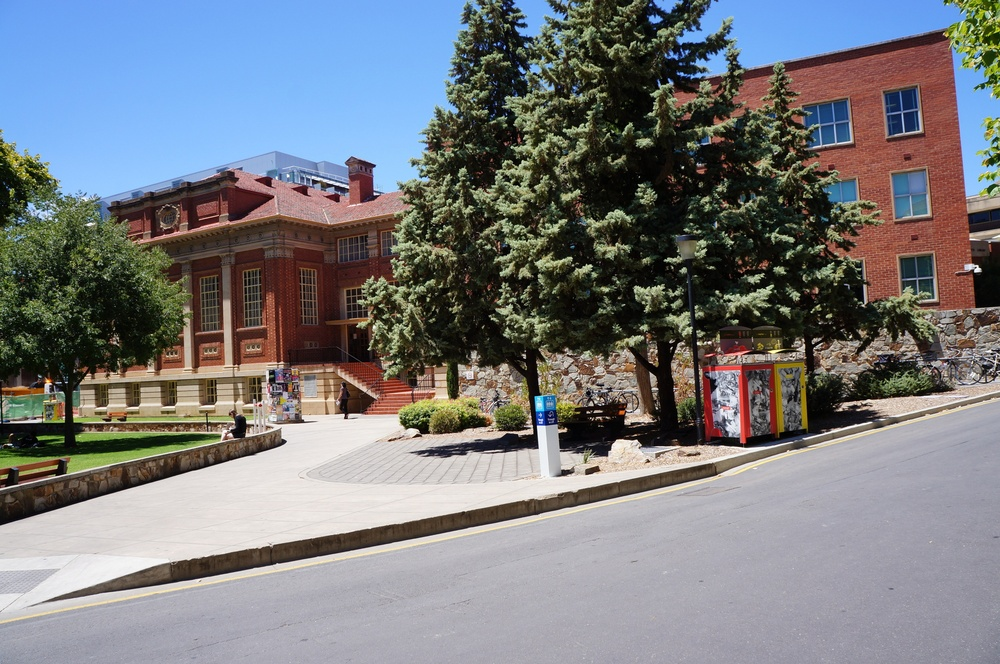
//> input picture test/images/DSC02931.JPG, 1000 x 664 px, shrunk from 2000 x 1329 before the run
$ ./panorama test/images/DSC02931.JPG test/images/P1010517.JPG   (built with g++ and OpenCV 4)
//> lines starting //> are read from the running program, lines starting //| are printed output that depends on the picture
#include <iostream>
#include <opencv2/opencv.hpp>
#include <vector>

using KeyPoints = std::vector<cv::KeyPoint>;
using Matches = std::vector<cv::DMatch>;

/**
 * @brief Фильтрация совпадений по правилу Лоу (Lowe's ratio test).
 * @param knnMatches Вектор списков совпадений, где каждый список содержит k
 * ближайших совпадений.
 * @param ratio Пороговое значение для фильтрации (по умолчанию 0.7).
 * @return Matches Отфильтрованные хорошие совпадения.
 */
Matches filterMatchesLowe(
    const std::vector<std::vector<cv::DMatch>> &knnMatches,
    float ratio = 0.5f) {
  Matches goodMatches;
  for (const auto &m : knnMatches) {
    if (m.size() >= 2 && m[0].distance < ratio * m[1].distance) {
      goodMatches.push_back(m[0]);
    }
  }
  return goodMatches;
}

/**
 * @brief Извлекает пары соответствующих точек из ключевых точек и совпадений.
 * @param matches Совпадения между двумя наборами ключевых точек.
 * @param kp1 Ключевые точки первого изображения.
 * @param kp2 Ключевые точки второго изображения.
 * @param pts1 Вектор для записи точек первого изображения (выходной параметр).
 * @param pts2 Вектор для записи точек второго изображения (выходной параметр).
 */
void extractMatchedPoints(const Matches &matches, const KeyPoints &kp1,
                          const KeyPoints &kp2, std::vector<cv::Point2f> &pts1,
                          std::vector<cv::Point2f> &pts2) {
  for (const auto &match : matches) {
    pts1.push_back(kp1[match.queryIdx].pt);
    pts2.push_back(kp2[match.trainIdx].pt);
  }
}

/**
 * @brief Построение панорамы из двух изображений с использованием гомографии.
 * @param img1 Первое изображение.
 * @param img2 Второе изображение.
 * @param H Матрица гомографии, отображающая img2 в систему координат img1.
 * @return Итоговое изображение-панорама.
 */
// [69 lines left out: function buildPanorama, not called in this run]

/**
 * @brief Сохраняет визуализации ключевых точек и совпадений для двух
 * изображений.
 * @param img1 Первое изображение.
 * @param img2 Второе изображение.
 * @param kp1 Ключевые точки первого изображения.
 * @param kp2 Ключевые точки второго изображения.
 * @param matches Совпадения между ключевыми точками.
 * @param detectorName Имя используемого детектора (для формирования имени
 * файлов).
 */
void saveVisualization(const cv::Mat &img1, const cv::Mat &img2,
                       const std::vector<cv::KeyPoint> &kp1,
                       const std::vector<cv::KeyPoint> &kp2,
                       const std::vector<cv::DMatch> &matches,
                       const std::string &detectorName) {
  cv::Mat img1_kp;
  cv::drawKeypoints(img1, kp1, img1_kp, cv::Scalar::all(-1),
                    cv::DrawMatchesFlags::DRAW_RICH_KEYPOINTS);
  std::string file1 = "Keypoints Image 1 (" + detectorName + ").png";
  cv::imwrite(file1, img1_kp);
  std::cout << "Saved keypoints visualization for Image 1 as: " << file1
            << std::endl;

  cv::Mat img2_kp;
  cv::drawKeypoints(img2, kp2, img2_kp, cv::Scalar::all(-1),
                    cv::DrawMatchesFlags::DRAW_RICH_KEYPOINTS);
  std::string file2 = "Keypoints Image 2 (" + detectorName + ").png";
  cv::imwrite(file2, img2_kp);
  std::cout << "Saved keypoints visualization for Image 2 as: " << file2
            << std::endl;

  cv::Mat matches_img;
  cv::drawMatches(img1, kp1, img2, kp2, matches, matches_img);
  std::string file3 = "Matches " + detectorName + ".png";
  cv::imwrite(file3, matches_img);
  std::cout << "Saved matches visualization as: " << file3 << std::endl;
}

/**
 * @brief Создает панораму из двух изображений с использованием заданного детектора признаков.
 *
 * Выполняет следующие шаги:
 * - Детектирует ключевые точки и вычисляет дескрипторы на двух серых изображениях.
 * - Сопоставляет дескрипторы с помощью BFMatcher и фильтрует хорошие совпадения по критерию Лоу.
 * - Извлекает координаты совпавших ключевых точек.
 * - Строит гомографию методом RANSAC и, если она корректна, формирует панораму.
 * - Сохраняет полученную панораму в файл.
 * - Выводит визуализацию ключевых точек и совпадений.
 *
 * @param detector Указатель на объект детектора и дескриптора признаков (например, SIFT или ORB).
 * @param gray1 Первое входное изображение в оттенках серого.
 * @param gray2 Второе входное изображение в оттенках серого.
 * @param img1 Первое входное цветное изображение.
 * @param img2 Второе входное цветное изображение.
 * @param methodName Имя используемого метода (например, "SIFT", "ORB") для сообщений и визуализации.
 * @param normType Тип нормы для BFMatcher (например, cv::NORM_L2 для SIFT, cv::NORM_HAMMING для ORB).
 * @param outputFilename Имя файла для сохранения результата панорамы.
 */
void createPanorama(const cv::Ptr<cv::Feature2D> &detector,
                    const cv::Mat &gray1, const cv::Mat &gray2,
                    const cv::Mat &img1, const cv::Mat &img2,
                    const std::string &methodName, int normType,
                    const std::string &outputFilename) {
  // Ключевые точки и дескрипторы
  KeyPoints kp1, kp2;
  cv::Mat des1, des2;
  detector->detectAndCompute(gray1, cv::noArray(), kp1, des1);
  detector->detectAndCompute(gray2, cv::noArray(), kp2, des2);

  // Сопоставление дескрипторов
  cv::BFMatcher matcher(normType);
  std::vector<std::vector<cv::DMatch>> knnMatches;
  matcher.knnMatch(des1, des2, knnMatches, 2);

  Matches matches = filterMatchesLowe(knnMatches);

  // Извлечение точек
  std::vector<cv::Point2f> pts1, pts2;
  extractMatchedPoints(matches, kp1, kp2, pts1, pts2);

  // Построение гомографии и панорамы
  if (pts1.size() >= 4) {
    std::vector<uchar> mask;
    cv::Mat H = cv::findHomography(pts2, pts1, cv::RANSAC, 5.0, mask);
    if (!H.empty()) {
      cv::Mat panorama = buildPanorama(img1, img2, H);
      cv::imwrite(outputFilename, panorama);
      std::cout << "Saved " << methodName << " panorama as: " << outputFilename
                << std::endl;
    }
  }
  else std::cerr << "Not enough matches to compute homography.\n";


  // Визуализация
  saveVisualization(img1, img2, kp1, kp2, matches, methodName);
}

int main(int argc, char *argv[]) {
  if (argc < 3) {
    std::cerr << "Usage: " << argv[0] << " <image1> <image2>\n";
    return -1;
  }

  cv::Mat img1 = cv::imread(argv[1]);
//> img1 is the input picture: 664 rows x 1000 cols, CV_8UC3; mean B, G, R 125.6, 122, 119.8
  cv::Mat img2 = cv::imread(argv[2]);
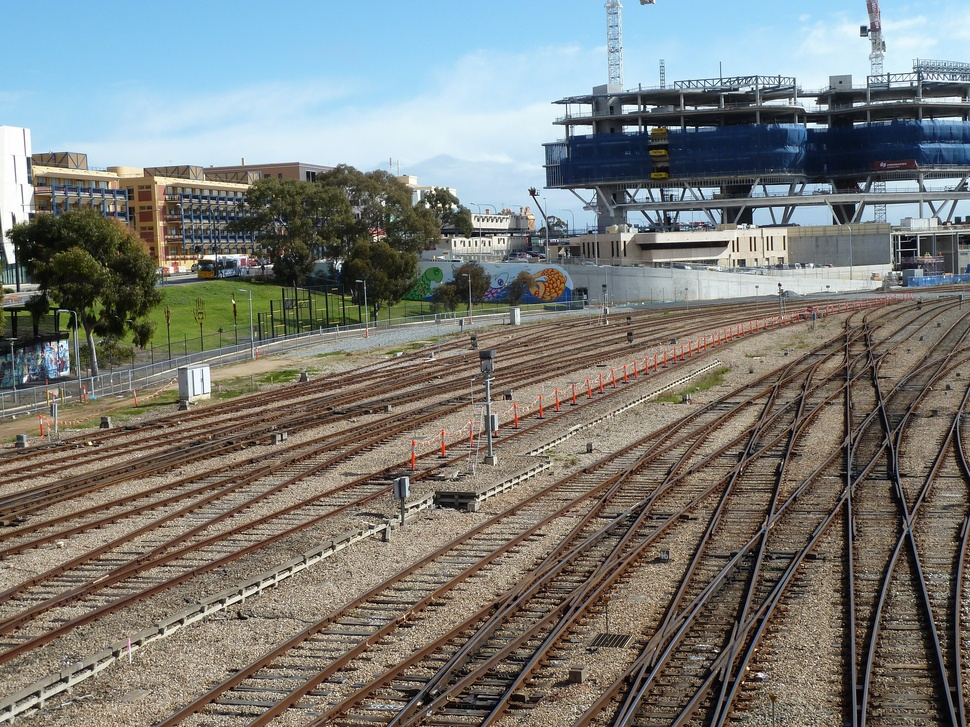
//> input picture test/images/P1010517.JPG, 970 x 727 px, shrunk from 2000 x 1500 before the run
//> img2 is the input picture: 727 rows x 970 cols, CV_8UC3; mean B, G, R 120.2, 124.1, 122.2
  if (img1.empty() || img2.empty()) {
    std::cerr << "Failed to load images.\n";
    return -1;
  }

  cv::Mat gray1, gray2;
  cv::cvtColor(img1, gray1, cv::COLOR_BGR2GRAY);
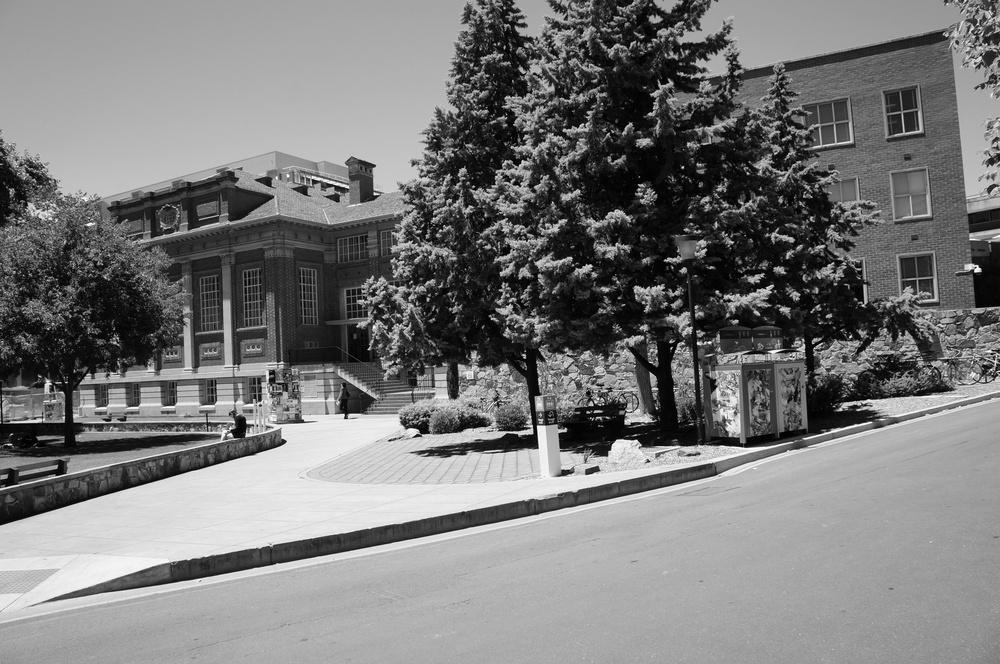
//> gray1: 664 rows x 1000 cols, CV_8UC1; min 0, max 255, mean 121.7
  cv::cvtColor(img2, gray2, cv::COLOR_BGR2GRAY);
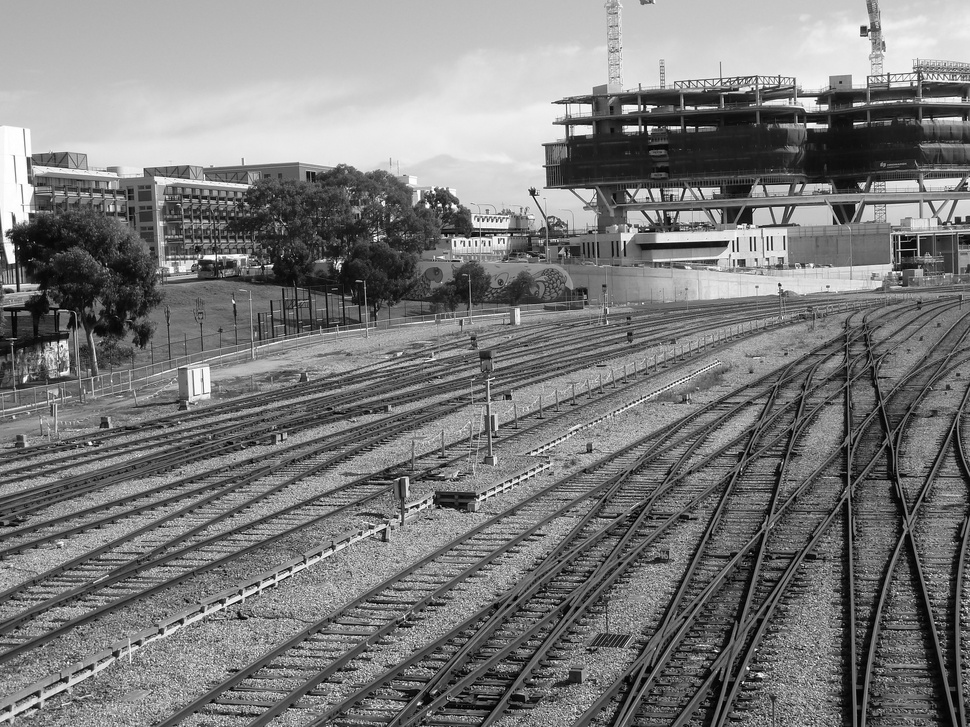
//> gray2: 727 rows x 970 cols, CV_8UC1; min 0, max 255, mean 123.1

  createPanorama(cv::ORB::create(), gray1, gray2, img1, img2, "ORB",
                 cv::NORM_HAMMING, "panorama_ORB.png");
//> in createPanorama, `detector->detectAndCompute(gray1, cv::noArray(), kp1, des1);`: kp1 = 500 keypoints; strongest (x, y, size): (532, 431, 37.2), (530, 432, 53.6), (285, 441, 31), (537, 427, 31)
//> in createPanorama, `detector->detectAndCompute(gray2, cv::noArray(), kp2, des2);`: kp2 = 500 keypoints; strongest (x, y, size): (648, 126, 37.2), (642, 107, 31), (647, 106, 31), (807, 124, 31)
//> in createPanorama, `matcher.knnMatch(des1, des2, knnMatches, 2);`: knnMatches = 500 matches
//> after the loop in filterMatchesLowe, `for (const auto &m : knnMatches)`: goodMatches = 0 matches
//> in saveVisualization, `cv::drawMatches(img1, kp1, img2, kp2, matches, matches_img);`:
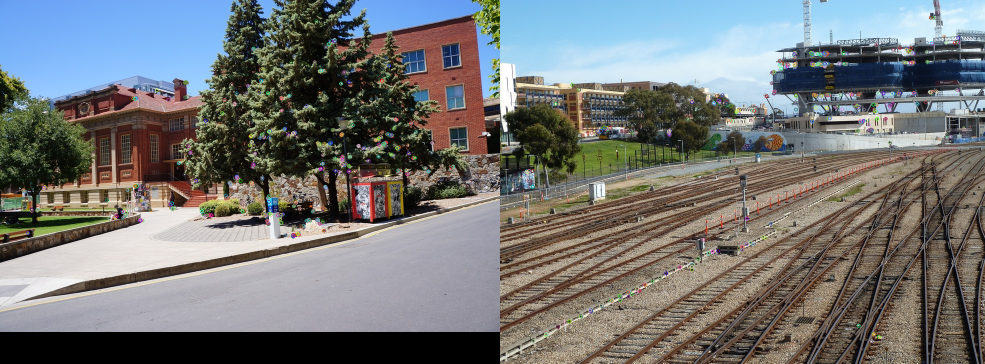
//> matches_img: 727 rows x 1970 cols, CV_8UC3 (shown at 1/2 size); mean B, G, R 117.6, 117.8, 115.8
  createPanorama(cv::SIFT::create(), gray1, gray2, img1, img2, "SIFT",
                 cv::NORM_L2, "panorama_SIFT.png");
//> in createPanorama (call 2), `detector->detectAndCompute(gray1, cv::noArray(), kp1, des1);`: kp1 = 5328 keypoints; strongest (x, y, size): (850, 337, 1.8), (978, 270, 4.1), (698, 343, 2.2), (709, 342, 2.1)
//> in createPanorama (call 2), `detector->detectAndCompute(gray2, cv::noArray(), kp2, des2);`: kp2 = 7039 keypoints; strongest (x, y, size): (779, 285, 2.1), (440, 205, 2.4), (11, 259, 6.4), (90, 443, 2.2)
//> in createPanorama (call 2), `matcher.knnMatch(des1, des2, knnMatches, 2);`: knnMatches = 5328 matches
//> call 2 of saveVisualization, with detectorName = "SIFT"
//> in saveVisualization (call 2), `cv::drawKeypoints(img1, kp1, img1_kp, cv::Scalar::all(-1), cv::DrawMat..`:
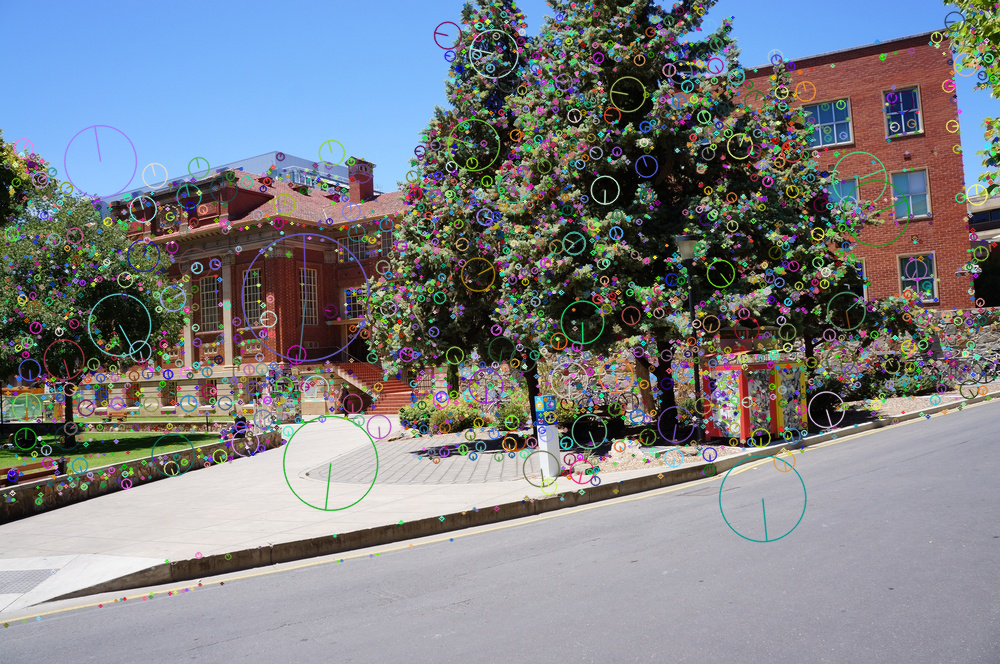
//> img1_kp: 664 rows x 1000 cols, CV_8UC3; mean B, G, R 131.6, 126.8, 123.7
//> in saveVisualization (call 2), `cv::drawKeypoints(img2, kp2, img2_kp, cv::Scalar::all(-1), cv::DrawMat..`:
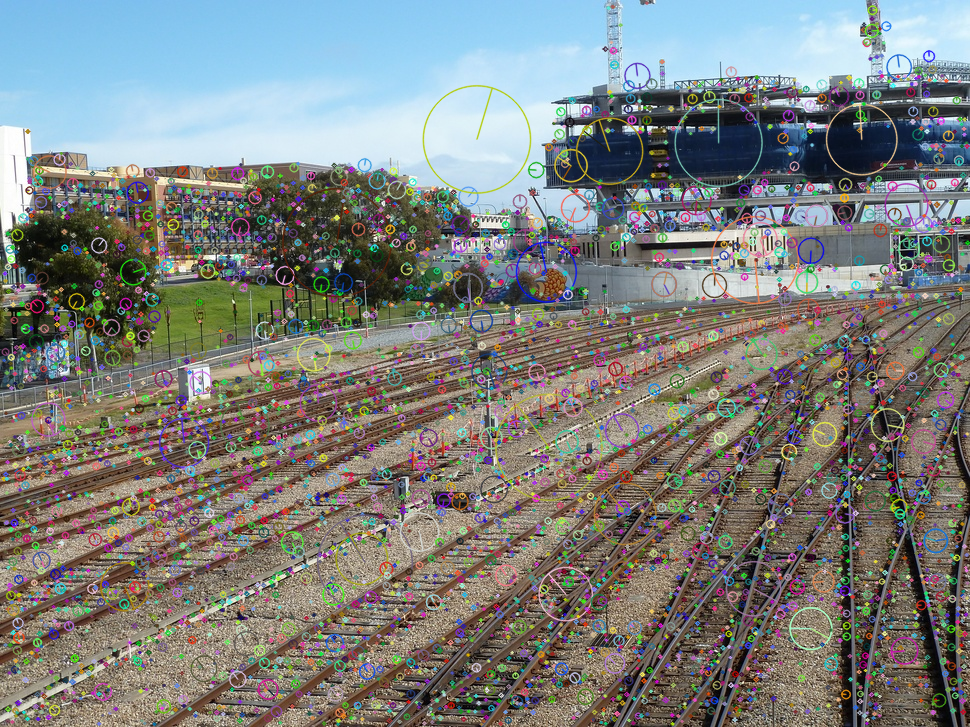
//> img2_kp: 727 rows x 970 cols, CV_8UC3; mean B, G, R 124.8, 127.7, 125.2
//> in saveVisualization (call 2), `cv::drawMatches(img1, kp1, img2, kp2, matches, matches_img);`:
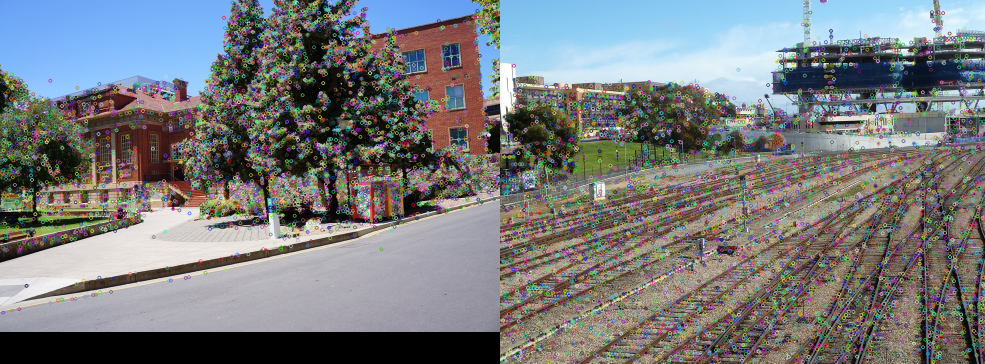
//> matches_img: 727 rows x 1970 cols, CV_8UC3 (shown at 1/2 size); mean B, G, R 124, 122.2, 119.4

  return 0;
}
